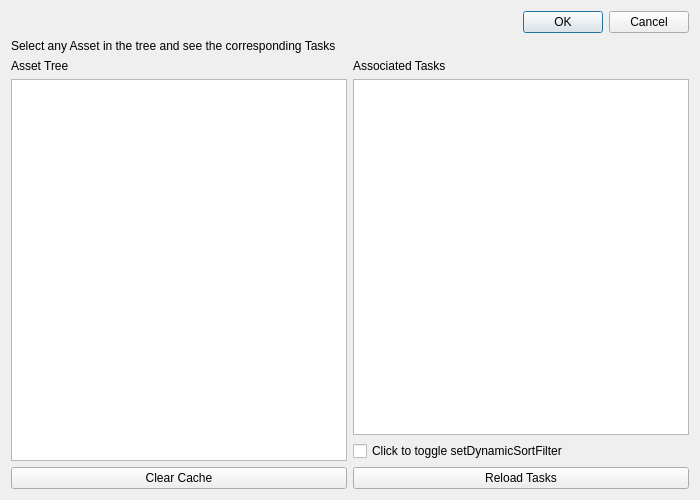
<?xml version="1.0" encoding="UTF-8"?>
<ui version="4.0">
 <class>Dialog</class>
 <widget class="QDialog" name="Dialog">
  <property name="geometry">
   <rect>
    <x>0</x>
    <y>0</y>
    <width>700</width>
    <height>500</height>
   </rect>
  </property>
  <property name="windowTitle">
   <string>The Current Sgtk Environment</string>
  </property>
  <layout class="QVBoxLayout" name="verticalLayout_2">
   <item>
    <widget class="QDialogButtonBox" name="buttonBox">
     <property name="standardButtons">
      <set>QDialogButtonBox::StandardButton::Cancel|QDialogButtonBox::StandardButton::Ok</set>
     </property>
    </widget>
   </item>
   <item>
    <widget class="QLabel" name="header_label">
     <property name="text">
      <string>Select any Asset in the tree and see the corresponding Tasks</string>
     </property>
    </widget>
   </item>
   <item>
    <layout class="QHBoxLayout" name="horizontalLayout_2">
     <item>
      <layout class="QVBoxLayout" name="verticalLayout">
       <item>
        <widget class="QLabel" name="task_list_header">
         <property name="text">
          <string>Asset Tree</string>
         </property>
        </widget>
       </item>
       <item>
        <widget class="QTreeView" name="asset_tree_view"/>
       </item>
       <item>
        <widget class="QPushButton" name="clear_cache_button">
         <property name="text">
          <string>Clear Cache</string>
         </property>
        </widget>
       </item>
      </layout>
     </item>
     <item>
      <layout class="QVBoxLayout" name="verticalLayout_3">
       <item>
        <widget class="QLabel" name="asset_tree_header">
         <property name="text">
          <string>Associated Tasks</string>
         </property>
        </widget>
       </item>
       <item>
        <widget class="QListView" name="task_list_view"/>
       </item>
       <item>
        <widget class="QCheckBox" name="dynamic_sort_checkbox">
         <property name="text">
          <string>Click to toggle setDynamicSortFilter</string>
         </property>
        </widget>
       </item>
       <item>
        <widget class="QPushButton" name="refresh_button">
         <property name="text">
          <string>Reload Tasks</string>
         </property>
        </widget>
       </item>
      </layout>
     </item>
    </layout>
   </item>
  </layout>
 </widget>
 <resources>
  <include location="resources.qrc"/>
 </resources>
 <connections/>
</ui>
